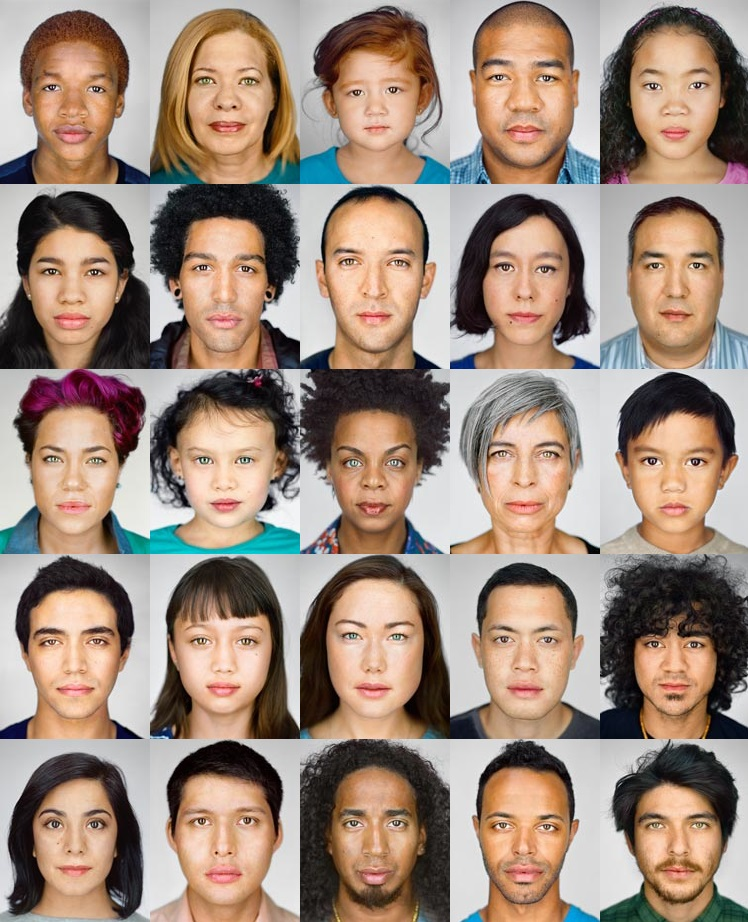
#> input picture faces.jpg, 748 x 922 px
$ python Finger_Detection.py
#> lines starting #> are read from the running program, lines starting #| are printed output that depends on the picture; after the words box and inside, x2 and y2 are one past the last pixel; in counts of white or black regions, pixels touching at a corner belong together
import cv2


image = cv2.imread('faces.jpg')
#> image is the input picture: shape (922, 748, 3); mean B, G, R 124.3, 138.5, 159.5
imageS = cv2.resize(image, (800, 400))
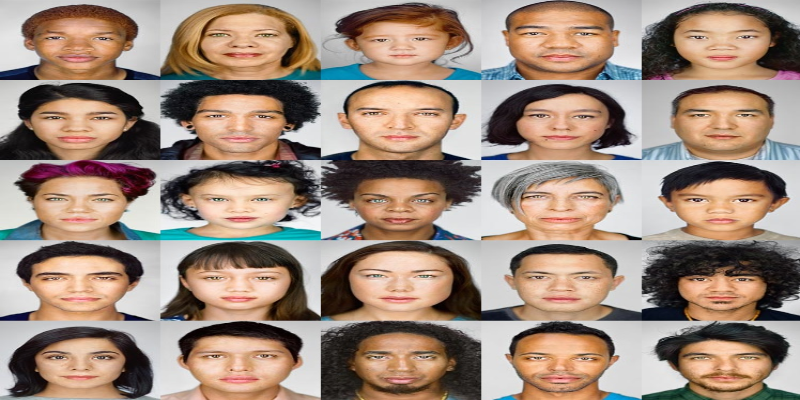
#> imageS: shape (400, 800, 3); mean B, G, R 124.2, 138.3, 159.4
cas = cv2.CascadeClassifier('haarcascade_frontalface_default.xml')

faces = cas.detectMultiScale(imageS, scaleFactor=1.1, minNeighbors=1, minSize=(70, 70))
#> faces = [[296, 98, 211, 211]]

for(x, y, w, h) in faces:
    cv2.rectangle(imageS, (x,y), (x+w, y+h), (207, 120, 29), 2)
#> this loop made 1 pass
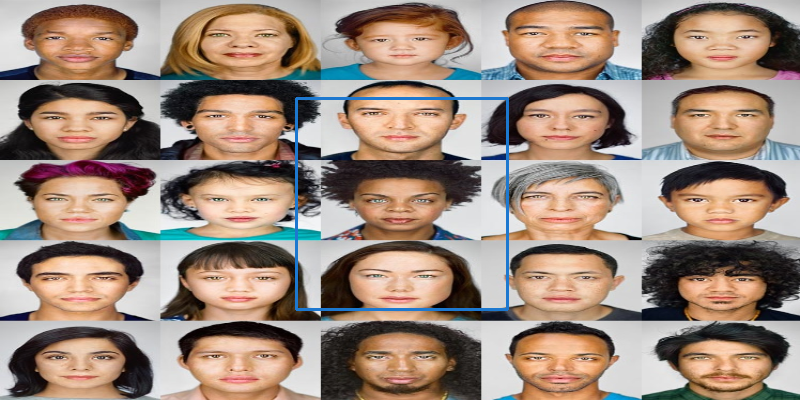
#> imageS: shape (400, 800, 3); 0.79% of pixels changed, all inside (x1, y1, x2, y2) = (295, 97, 509, 311)

cv2.imshow("People", imageS)
cv2.waitKey(0)

cv2.destroyAllWindows()
